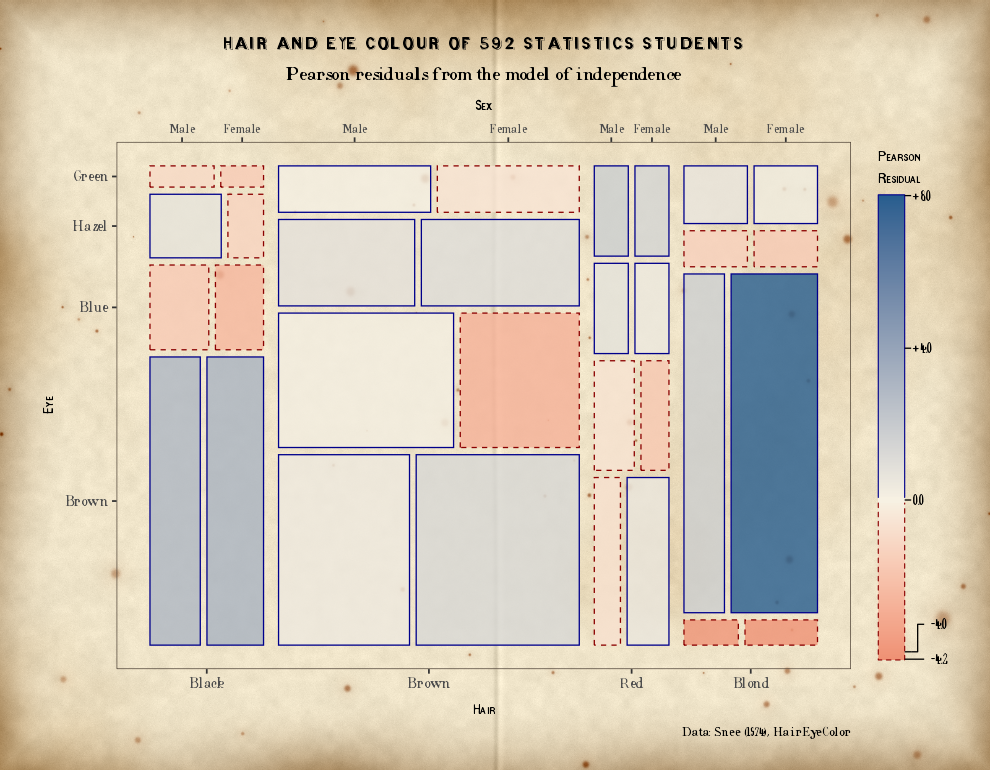

Generate this figure with R:
# HairEyeColor residual mosaic styled with ggCheysson::theme_cheysson()
# on a procedurally generated weathered-paper background.
# Run from the package root (ggmosaic2.Rproj).

suppressMessages({library(ggplot2); library(ggmosaic2); library(ggCheysson)})
source("dev/ggCheysson-example/paper.R")
ink <- "#3b2f25"

p <- HairEyeColor |>
  as.data.frame() |>
  ggplot(aes(x = product(Sex, Eye, Hair), weight = Freq)) +
  mosaic_settings(expected = "independence") +
  geom_mosaic() +
  scale_fill_residual(
    low  = cheysson_pal("1886_04")[1],   # Album 1886 vermilion
    mid  = "#f7f1e3",
    high = cheysson_pal("1891_06")[1]    # Album 1891 blue
  ) +
  labs(title    = "Hair and Eye Colour of 592 Statistics Students",
       subtitle = "Pearson residuals from the model of independence",
       caption  = "Data: Snee (1974), HairEyeColor") +
  theme_cheysson(base_size = 12) +
  theme(
    plot.background   = element_rect(fill = paper_background(), colour = NA),
    panel.background  = element_blank(),
    panel.grid.major  = element_blank(),
    panel.grid.minor  = element_blank(),
    panel.border      = element_rect(colour = ink, linewidth = 0.4),
    legend.background = element_blank(),
    legend.key        = element_blank(),
    axis.text.x.top   = element_text(size = rel(0.85)),
    plot.title        = element_text(hjust = 0.5),
    plot.subtitle     = element_text(hjust = 0.5),
    plot.margin       = margin(24, 28, 18, 28)
  )

ggsave("dev/ggCheysson-example/haireye_mosaic.png", p, width = 9, height = 7, dpi = 110,
       device = ragg::agg_png, bg = "#efe4c9")
